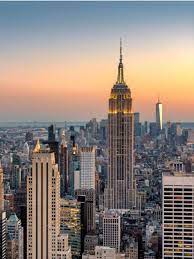
#> input picture three.jpg, 194 x 259 px
$ python Resizing_Gray.py
#> lines starting #> are read from the running program, lines starting #| are printed output that depends on the picture
import cv2 #importing the module

#OpenCv reads an image as a matrix

""" RESIZING """
img=cv2.imread("three.jpg",0)
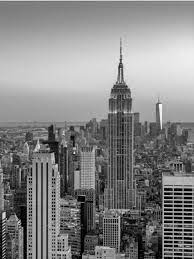
#> img: shape (259, 194); min 0, max 248, mean 132.5

resize=cv2.resize(img,(300,300))
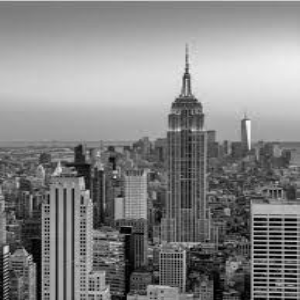
#> resize: shape (300, 300); min 0, max 245, mean 132.4
cv2.imshow("flower",resize)#opens a window to display image"""
cv2.waitKey(0)#Wait until the user presses a key
cv2.destroyAllWindows()#Closes the window based on waitKey parameter

$ run again, with flower.jpg copied over three.jpg
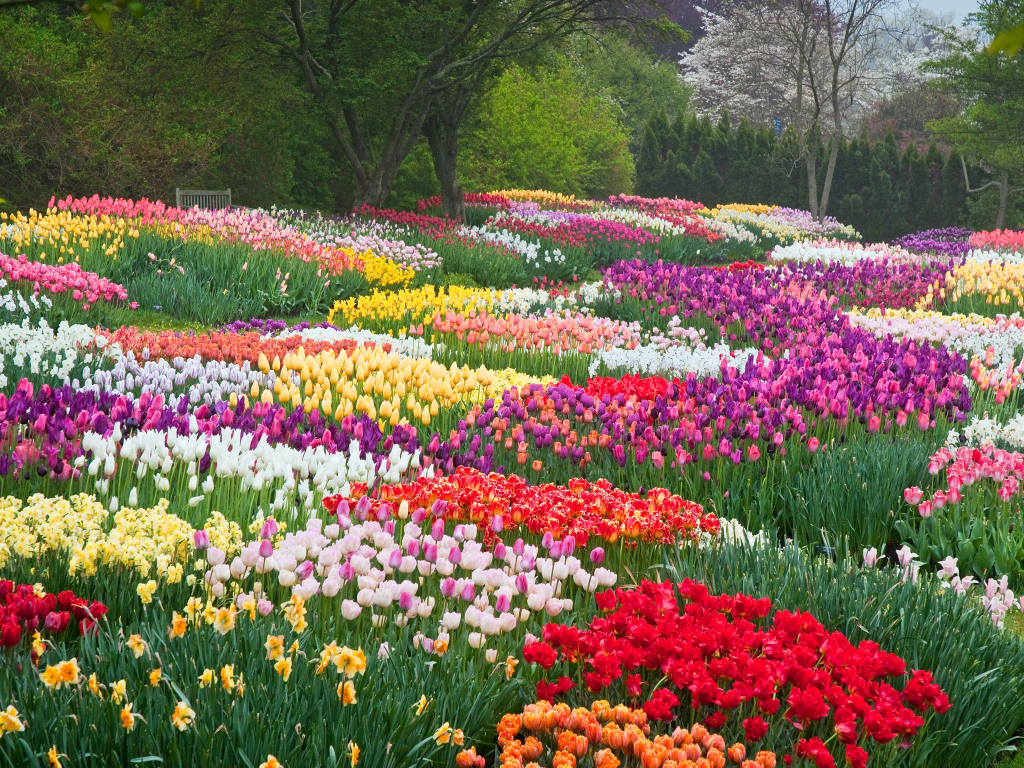
#> input picture flower.jpg, 2048 x 1536 px (shown at 1/2 size)
#> `img=cv2.imread("three.jpg",0)`:
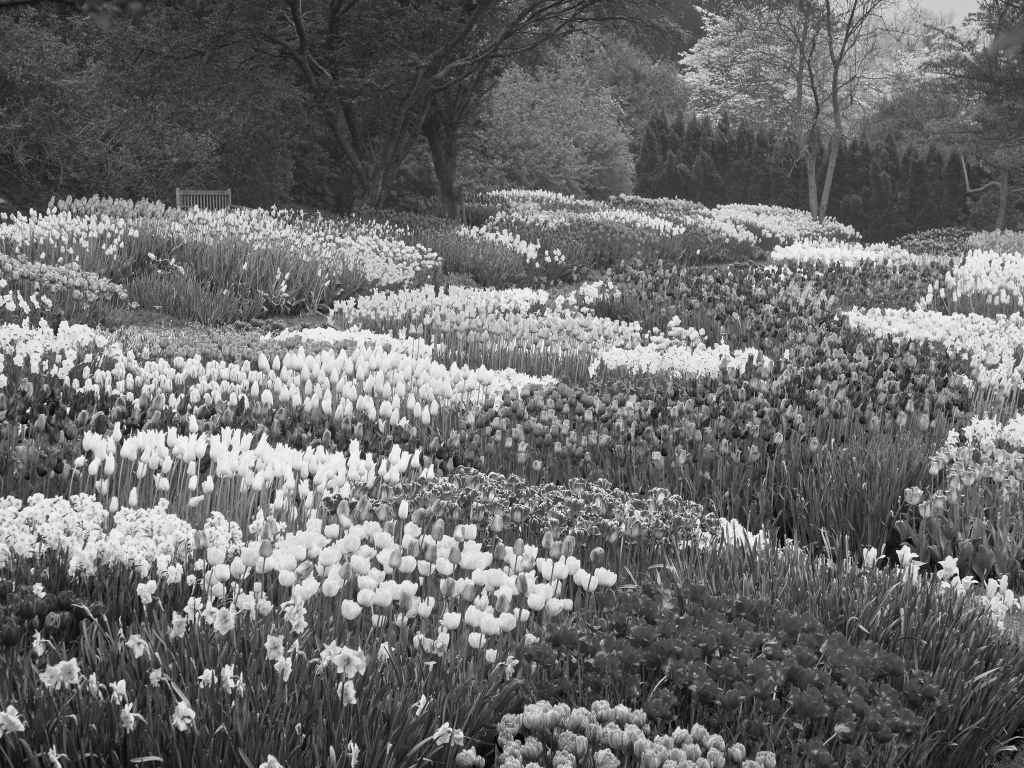
#> img: shape (1536, 2048) (shown at 1/2 size); min 0, max 255, mean 106.6
#> `resize=cv2.resize(img,(300,300))`:
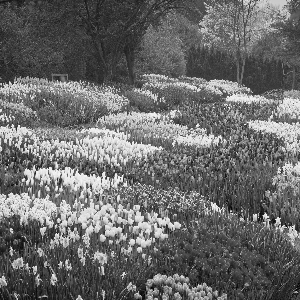
#> resize: shape (300, 300); min 2, max 254, mean 106.5

$ run again, with flowers.jpg copied over three.jpg
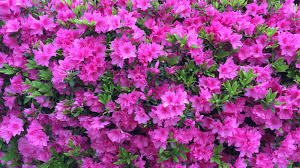
#> input picture flowers.jpg, 300 x 168 px
#> `img=cv2.imread("three.jpg",0)`:
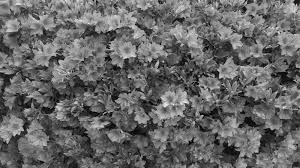
#> img: shape (168, 300); min 0, max 247, mean 102.6
#> `resize=cv2.resize(img,(300,300))`:
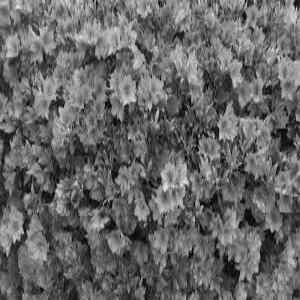
#> resize: shape (300, 300); min 0, max 242, mean 102.5
